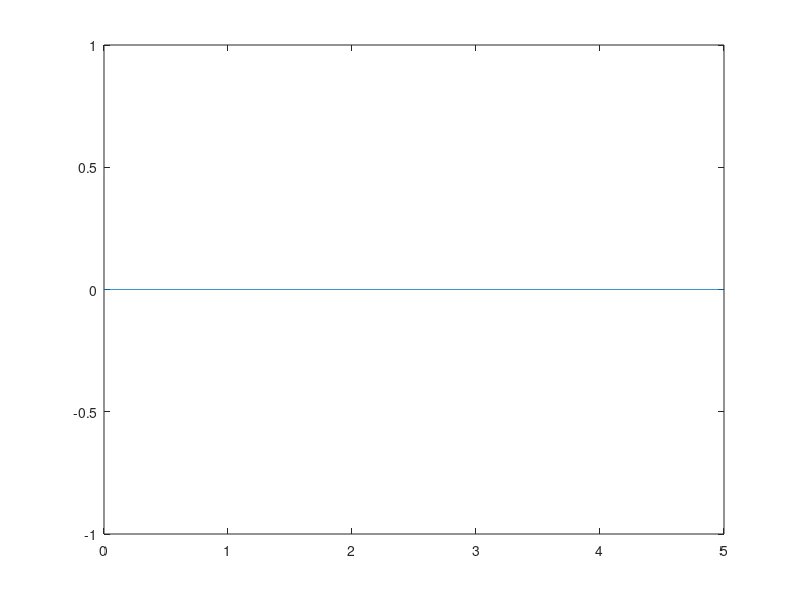

MATLAB code for this plot: (Note: this script raises an error after producing the figure.)
clc, clear all
addpath app/
%% Open Gui

% run GPA_nucleo_UART_exported.m

% You might want to use the following code later.

% fprintf('K << %1.4ff, %1.4ff, %1.4ff, %1.4ff;\n', K(1), K(2), K(3), K(4));


%%

% --- AUFGABE 2.4 ---
Ts = 1/1e3;
tau = 0.1;

b1 = Ts / (Ts + 2*tau);
b0 = b1;
a0 = (Ts - 2*tau) / (Ts + 2*tau);
u_kmin1 = 0;
y_kmin1 = 0;

t = (0:Ts:1).';
u = zeros(size(t));
y = zeros(size(t));
u(t > 0.1) = 1;
for i = 1:length(t)
    % y(k) = b1*u(k) + b0*u(k-1) - a0*y(k-1)
    y(i) = b1 * u(i) + b0 * u_kmin1 - a0 * y_kmin1;
    u_kmin1 = u(i);
    y_kmin1 = y(i);
end

figure(1)
plot(t, [u, y]), grid on
xlabel('Time (sec)')


%%

% --- AUFGABE 3.2 ---
figure(1)
load data_00.mat % save data_00 data
plot(data.time, data.values(:,1) * 180/pi), hold on
load data_01.mat % save data_01 data
plot(data.time, data.values(:,1) * 180/pi)
load data_02.mat % save data_02 data
plot(data.time, data.values(:,1) * 180/pi), hold off, grid on
xlabel('Time (sec)'), ylabel('Cube Angle (deg)')
legend('Only Acc', ...
    'Filtered Acc', ...
    'Filtered Acc and filtered Gyro', ...
    'Location', 'best')


%% Modeling and Control

J1 = 7.66e-4;
J2 = 2.81e-4;
m = 0.816;
R = 0.066;
g = 9.81;
km = 36.9e-3;

% // --- AUFGABE 5 ---
A = [                 0, 1;...
     m*g*R/(J1 + m*R^2), 0];
B = [0; -1/(J1 + m*R^2)];

% Qs = ctrb(A, B)
% Qb = obsv(A, eye(2))
K2 = place(A, B, 11.05 * [-0.707+0.707i -0.707-0.707i ])
fprintf('Matrix<float, 1, 2> K(%1.4ff, %1.4ff);\n', K2(1), K2(2));

% // --- AUFGABE 6 ---
%                            phi1_dot
%                            phi2_dot
% -(M - g*R*m*sin(phi1))/(m*R^2 + J1)
%                                M/J2
A = [                   0, 1, 0; ...
     (g*R*m)/(m*R^2 + J1), 0, 0; ...
                        0, 0, 0];
B = [              0; ...
     -1/(m*R^2 + J1); ...
                1/J2];
C = [1 0 0; 0 1 0; 0 -1 1];
sys3 = ss(A, B, C, 0);
sys3 = ss2ss(sys3, C);

% Augmented model (additional integrator for wheel velocity)
A_ = [sys3.A, zeros(3,1);-[0 0 1], 0];
B_ = [sys3.B; 0];

K4 = place(A_, B_, 10*[-.707+.707i -.707-.707i -1 -.1]);

Q = diag([1 0.01 0.01 10]);
K4 =lqr(A_, B_, Q, 1e5)
fprintf('Matrix<float, 1, 2> K4(%1.4ff, %1.4ff, %1.4ff, %1.4ff);\n', K4(1), K4(2), K4(3), K4(4));

% % Seperate Integrator Feedback
% Kx = K4(1:3);
% Ki = K4(4);
% fprintf('float Ki(%1.4ff);\n', Ki);
% fprintf('Matrix<float, 1, 3> Kx(%1.4ff, %1.4ff, %1.4ff);\n', Kx(1), Kx(2), Kx(3));

% Parameters for Simulation
phi1_0 = 0;
param = get_parameter();
[A_sim, B_sim, C_sim, D_sim] = linmod('mini_cuboid_simscape_sim');
sys_sim = minreal( ss(A_sim, B_sim, C_sim, D_sim) );

phi1_0 = 30 * pi/180;


%%

% --- AUFGABE 7.4 ---
load data_03.mat % save data_03 data

figure(2)
subplot(311)
plot(data.time, data.values(:,3) * pi/180), grid on
ylabel('Angle (deg)')
subplot(312)
plot(data.time, data.values(:,[1 4 5 6]) * pi/180), grid on
ylabel('Angular Velocity (deg/sec)')
legend('Setpoint', ...
    'Cube', ...
    'Wheel', ...
    'Wheel Error Integral', ...
    'Location', 'best')
subplot(313)
plot(data.time, data.values(:,2)), grid on
xlabel('Time (sec)'), ylabel('Current (A)')


%%

% --- AUFGABE 7.5 ---
load G_est_00.mat % save G_est_00 G_est

Kp = 0.2;
G0 = Kp * G_est;
Gcl = feedback(G0, 1);

figure(3)
subplot(121)
margin(G0, 2*pi*G_est.Frequency), grid on
subplot(122)
bode(Gcl, 1-Gcl, 2*pi*G_est.Frequency), grid on


%%

% syms s fcut z Ts tau
% 
% % tau = 1/(2*pi*fcut)
% Glp = 1 / (tau*s + 1);
% Gdlp = s * Glp
% 
% Glp_d = collect( simplify( ...
%     subs(Glp, s, 2/Ts * (1 - z^-1) / (1 + z^-1) ) ), z)
% % a1 = pi*Ts*fcut + 1;
% % b1 = pi*Ts*fcut;
% % b0 = b1;
% % a0 = pi*Ts*fcut - 1;
% a1 = Ts + 2*tau;
% b1 = Ts;
% b0 = b1;
% a0 = Ts - 2*tau;
% Glp_d_ = (b1 + b0*z^-1) / (a1 + a0*z^-1)
% simplify(Glp_d - Glp_d_)
% 
% Gdlp_d = collect( simplify( ...
%     subs(Gdlp, s, 2/Ts * (1 - z^-1) / (1 + z^-1) ) ), z)
% % a1 = pi*Ts*fcut + 1;
% % b1 = 2*pi*fcut;
% % b0 = -b1;
% % a0 = pi*Ts*fcut - 1;
% a1 = Ts + 2*tau;
% b1 = 2;
% b0 = -b1;
% a0 = Ts - 2*tau;
% Gdlp_d_ = (b1 + b0*z^-1) / (a1 + a0*z^-1)
% simplify(Gdlp_d - Gdlp_d_)
